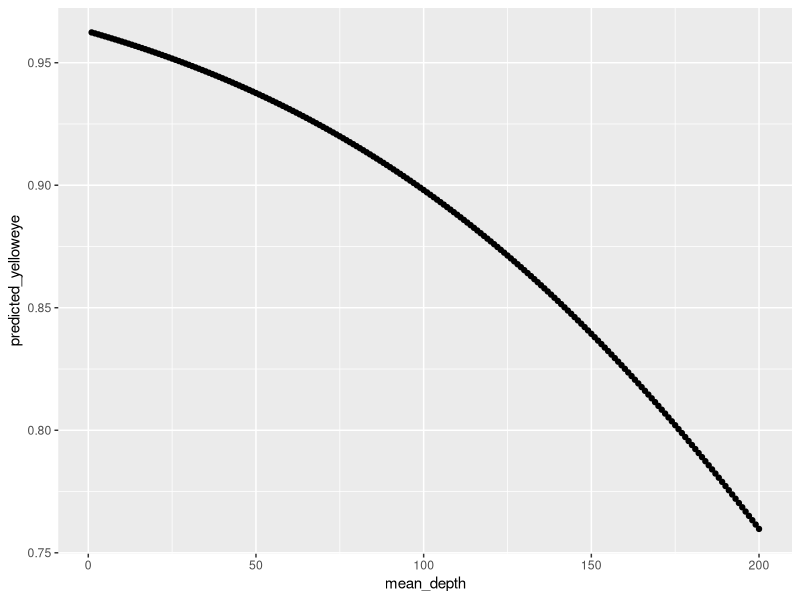
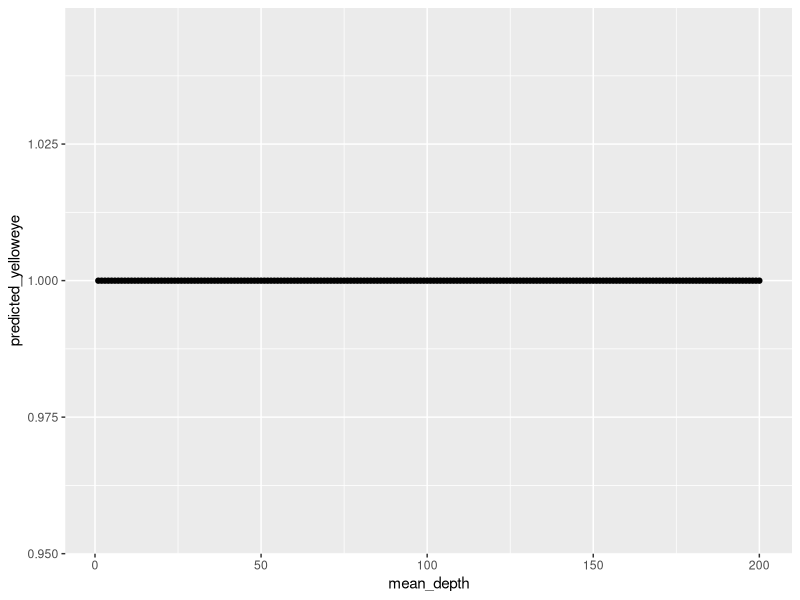
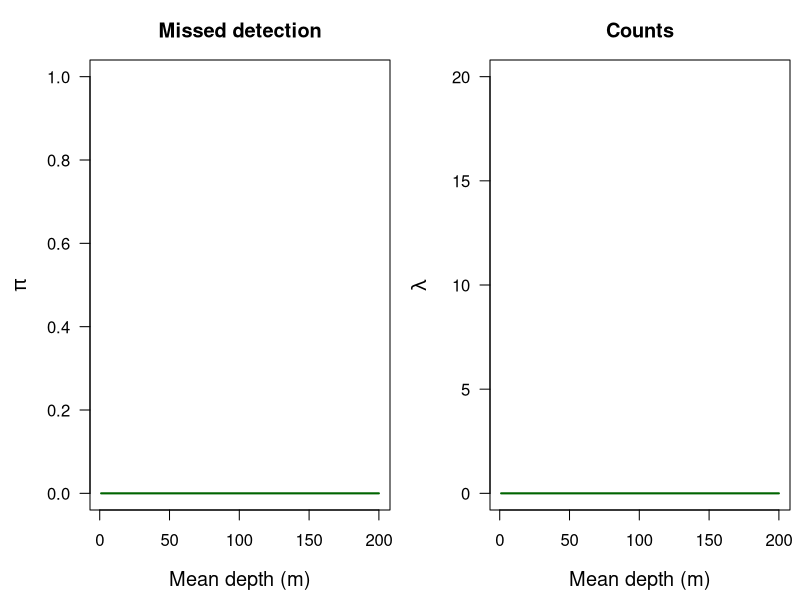
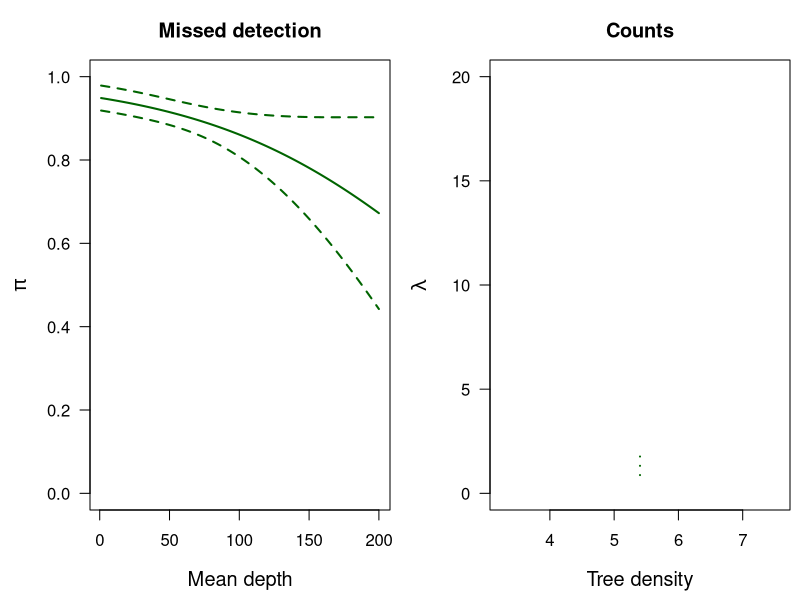
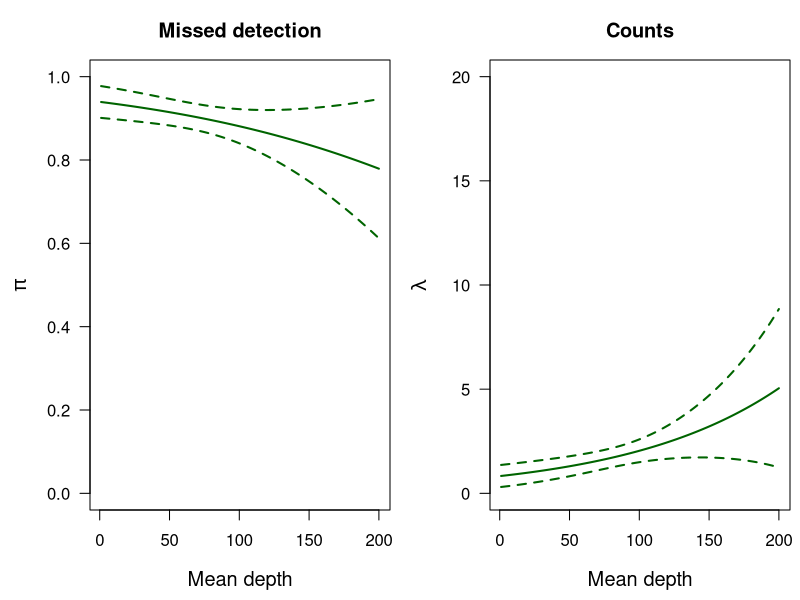
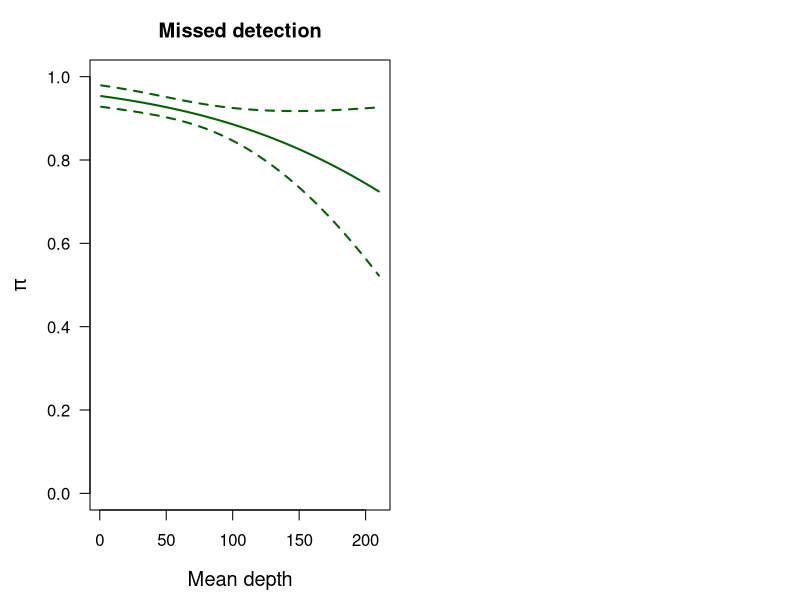
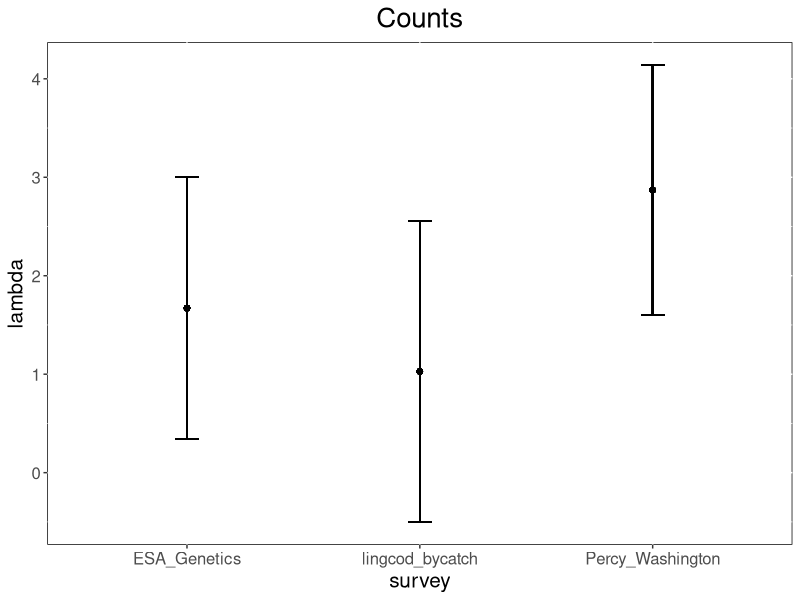

Here is the R script that generated these plots, in order:
## ---- chunk 1
library(here)
library(tidyverse)
library(pscl)
## ---- chunk 2
dat <- read.csv(here("hook_and_line_data", "CPUE_data_for_model.csv"), row.names = 1)
dat$month <- as.character(dat$month)
## ---- chunk 3
# Angler hours not as offset
yelloweye_zip_effort_depth <- zeroinfl(yelloweye_catch ~ 
                            angler_hours| 
                            # Predictors of detection
                            mean_depth, data = dat)
summary(yelloweye_zip_effort_depth)
AIC(yelloweye_zip_effort_depth)
mm <- model.matrix(yelloweye_zip_effort_depth)

# Plot predicted
newdata <- data.frame(cbind(rep(mean(dat$angler_hours), 200), c(1:200)))
colnames(newdata) <- c("angler_hours", "mean_depth")
yelloweye_predicts <- data.frame(c(1:200), predict(yelloweye_zip_effort_depth, newdata = newdata, type = "prob"))
colnames(yelloweye_predicts) <- c("mean_depth", "predicted_yelloweye")
ggplot(yelloweye_predicts, aes(x = mean_depth, y = predicted_yelloweye)) + 
  geom_point()


yelloweye_zip_effort_depth <- zeroinfl(yelloweye_catch ~ 
                              # Predictors of counts
                              offset(angler_hours) | 
                              # Predictors of detection
                              mean_depth, data = dat)

summary(yelloweye_zip_effort_depth)
model.matrix(yelloweye_zip_effort_depth)
AIC(yelloweye_zip_effort_depth)
mm <- model.matrix(yelloweye_zip_effort_depth)

# Plot predicted
newdata <- data.frame(cbind(rep(mean(dat$angler_hours), 200), c(1:200)))
colnames(newdata) <- c("angler_hours", "mean_depth")
yelloweye_predicts <- data.frame(c(1:200), predict(yelloweye_zip_effort_depth, newdata = newdata, type = "prob"))
colnames(yelloweye_predicts) <- c("mean_depth", "predicted_yelloweye")
ggplot(yelloweye_predicts, aes(x = mean_depth, y = predicted_yelloweye)) + 
  geom_point()
## ---- chunk 4
### Deer model
set.seed(514)
## sample size
nn <- 200
## parameters for detection model
gamma_0 <- 0.01
gamma_tree <- 3
## parameters for count model
beta_0 <- 1.5
beta_tree <- 1.2
## covariate
trees <- runif(nn, 0, 1)
## expectation for Pr(detect)
mu <- 1 / (1 + exp(-(gamma_0 + gamma_tree * trees)))
## missed detections (0/1)
z <- rbinom(nn, 1, mu)
## expectation for pos counts
lambda <- exp(beta_0 + beta_tree * trees) 
## pos counts
pos_count <- rpois(nn, lambda)
## observations
y <- (1 - z) * pos_count

deer_zip <- zeroinfl(y ~ trees | trees)
## model summary
summary(deer_zip)
coef(deer_zip)

coef(yelloweye_zip_effort_depth)
## ---- chunk 5
yelloweye_zip_effort_depth <- zeroinfl(yelloweye_catch ~ 
                              # Predictors of counts
                              offset(angler_hours) | 
                              # Predictors of detection
                              mean_depth, data = dat)

summary(yelloweye_zip_effort_depth)


## fitted for detection prob (pi)
newdata <- data.frame(cbind(rep(mean(dat$angler_hours), 200), c(1:200)))
colnames(newdata) <- c("angler_hours", "mean_depth")
gamma_hat_0 <- coef(yelloweye_zip_effort_depth)[2]
gamma_hat_1 <- coef(yelloweye_zip_effort_depth)[3]
pi_hat <- 1/(1+exp(-(gamma_hat_0 + gamma_hat_1 * newdata$mean_depth)))

## matrix of derivatives
derivs <- matrix(NA, nrow = nn, ncol = 3)
derivs[,1] <- derivs[,2] <- 0
derivs[,2] <- (exp(gamma_hat_0 + gamma_hat_1*newdata$mean_depth))/((exp(gamma_hat_0 + gamma_hat_1*newdata$mean_depth)+1)^2)
derivs[,3] <- (newdata$mean_depth*exp(gamma_hat_0 + gamma_hat_1*newdata$mean_depth))/((exp(gamma_hat_0 + gamma_hat_1*newdata$mean_depth)+1)^2) 
se <- sqrt( diag ( derivs %*% vcov(yelloweye_zip_effort_depth) %*% t(derivs) ))
lower <- pi_hat - se * qt(0.025, nn-2, lower.tail = FALSE)
upper <- pi_hat + se * qt(0.025, nn-2, lower.tail = FALSE)

## fitted for mean & var (lambda)
beta_hat_0 <- coef(yelloweye_zip_effort_depth)[1]
beta_hat_1 <- coef(yelloweye_zip_effort_depth)[2]
lambda_hat <- exp(beta_hat_0 + beta_hat_1*newdata$mean_depth)

## matrix of derivatives
derivs_2 <- matrix(NA, nrow = nn, ncol = 3)
derivs_2[,1] <- exp(beta_hat_0+beta_hat_1*newdata$mean_depth)
derivs_2[,2] <- newdata$mean_depth*exp(beta_hat_0+beta_hat_1*newdata$mean_depth) 
derivs_2[,3] <- 0
se_2 <- sqrt( diag ( derivs_2 %*% vcov(yelloweye_zip_effort_depth) %*% t(derivs_2) ))
lower_2 <- lambda_hat - se_2 * qt(0.025, nn-2, lower.tail = FALSE)
upper_2 <- lambda_hat + se_2 * qt(0.025, nn-2, lower.tail = FALSE)

## set plot area
par(mfrow = c(1, 2),
    mai = c(0.9, 0.9, 0.6, 0.1),
    omi = c(0, 0, 0, 0), bg = NA,
    cex.main = 1.2, cex.lab = 1.2)
## detections
plot(newdata$mean_depth, pi_hat, type = "l", las = 1, ylim = c(0, 1), lwd = 2, col = "darkgreen",
     xlab = "Mean depth (m)", ylab = expression(pi), main = "Missed detection")
lines(newdata$mean_depth, lower, lty = 2,  col = "darkgreen", lwd = 2)
lines(newdata$mean_depth, upper, lty = 2,  col = "darkgreen", lwd = 2)
## counts
plot(newdata$mean_depth, lambda_hat, type = "l", las = 1, ylim = c(0, 20), lwd = 2, col = "darkgreen",
     xlab = "Mean depth (m)", ylab = expression(lambda), main = "Counts")
lines(newdata$mean_depth, lower_2, lty = 2, col = "darkgreen", lwd = 2)
lines(newdata$mean_depth, upper_2, lty = 2, col = "darkgreen", lwd = 2)
## ---- chunk 6
yelloweye_zip_effort_depth <- zeroinfl(yelloweye_catch ~ 
                              # Predictors of counts
                              angler_hours | 
                              # Predictors of detection
                              mean_depth, data = dat)

summary(yelloweye_zip_effort_depth)

## fitted for detection prob (pi)
newdata <- data.frame(cbind(rep(mean(dat$angler_hours), 200), c(1:200)))
colnames(newdata) <- c("angler_hours", "mean_depth")
gamma_hat_0 <- coef(yelloweye_zip_effort_depth)[3]
gamma_hat_1 <- coef(yelloweye_zip_effort_depth)[4]
pi_hat <- 1/(1+exp(-(gamma_hat_0 + gamma_hat_1 * newdata$mean_depth)))

## matrix of derivatives
derivs <- matrix(NA, nrow = nn, ncol = 4)
derivs[,1] <- derivs[,2] <- 0
derivs[,3] <- (exp(gamma_hat_0 + gamma_hat_1*newdata$mean_depth))/((exp(gamma_hat_0 + gamma_hat_1*newdata$mean_depth)+1)^2)
derivs[,4] <- (newdata$mean_depth*exp(gamma_hat_0 + gamma_hat_1*newdata$mean_depth))/((exp(gamma_hat_0 + gamma_hat_1*newdata$mean_depth)+1)^2) 
se <- sqrt( diag ( derivs %*% vcov(yelloweye_zip_effort_depth) %*% t(derivs) ))
lower <- pi_hat - se * qt(0.025, nn-2, lower.tail = FALSE)
upper <- pi_hat + se * qt(0.025, nn-2, lower.tail = FALSE)

## fitted for mean & var (lambda)
beta_hat_0 <- coef(yelloweye_zip_effort_depth)[1]
beta_hat_1 <- coef(yelloweye_zip_effort_depth)[2]
lambda_hat <- exp(beta_hat_0 + beta_hat_1*newdata$angler_hours)

## matrix of derivatives
derivs_2 <- matrix(NA, nrow = nn, ncol = 4)
derivs_2[,1] <- exp(beta_hat_0+beta_hat_1*newdata$angler_hours)
derivs_2[,2] <- newdata$angler_hours*exp(beta_hat_0+beta_hat_1*newdata$angler_hours) 
derivs_2[,3] <- derivs_2[,4] <- 0
se_2 <- sqrt( diag ( derivs_2 %*% vcov(yelloweye_zip_effort_depth) %*% t(derivs_2) ))
lower_2 <- lambda_hat - se_2 * qt(0.025, nn-2, lower.tail = FALSE)
upper_2 <- lambda_hat + se_2 * qt(0.025, nn-2, lower.tail = FALSE)

## set plot area
par(mfrow = c(1, 2),
    mai = c(0.9, 0.9, 0.6, 0.1),
    omi = c(0, 0, 0, 0), bg = NA,
    cex.main = 1.2, cex.lab = 1.2)
## detections
plot(newdata$mean_depth, pi_hat, type = "l", las = 1, ylim = c(0, 1), lwd = 2, col = "darkgreen",
     xlab = "Mean depth", ylab = expression(pi), main = "Missed detection")
lines(newdata$mean_depth, lower, lty = 2,  col = "darkgreen", lwd = 2)
lines(newdata$mean_depth, upper, lty = 2,  col = "darkgreen", lwd = 2)
## counts
plot(newdata$angler_hours, lambda_hat, type = "l", las = 1, ylim = c(0, 20), lwd = 2, col = "darkgreen",
     xlab = "Tree density", ylab = expression(lambda), main = "Counts")
lines(newdata$angler_hours, lower_2, lty = 2, col = "darkgreen", lwd = 2)
lines(newdata$angler_hours, upper_2, lty = 2, col = "darkgreen", lwd = 2)
## ---- chunk 7
yelloweye_zip_effort_depth <- zeroinfl(yelloweye_catch ~ 
                              # Predictors of counts
                              mean_depth | 
                              # Predictors of detection
                              mean_depth, data = dat)

summary(yelloweye_zip_effort_depth)

## fitted for detection prob (pi)
newdata <- data.frame(cbind(rep(mean(dat$angler_hours), 200), c(1:200)))
colnames(newdata) <- c("angler_hours", "mean_depth")
gamma_hat_0 <- coef(yelloweye_zip_effort_depth)[3]
gamma_hat_1 <- coef(yelloweye_zip_effort_depth)[4]
pi_hat <- 1/(1+exp(-(gamma_hat_0 + gamma_hat_1 * newdata$mean_depth)))

## matrix of derivatives
derivs <- matrix(NA, nrow = nn, ncol = 4)
derivs[,1] <- derivs[,2] <- 0
derivs[,3] <- (exp(gamma_hat_0 + gamma_hat_1*newdata$mean_depth))/((exp(gamma_hat_0 + gamma_hat_1*newdata$mean_depth)+1)^2)
derivs[,4] <- (newdata$mean_depth*exp(gamma_hat_0 + gamma_hat_1*newdata$mean_depth))/((exp(gamma_hat_0 + gamma_hat_1*newdata$mean_depth)+1)^2) 
se <- sqrt( diag ( derivs %*% vcov(yelloweye_zip_effort_depth) %*% t(derivs) ))
lower <- pi_hat - se * qt(0.025, nn-2, lower.tail = FALSE)
upper <- pi_hat + se * qt(0.025, nn-2, lower.tail = FALSE)

## fitted for mean & var (lambda)
beta_hat_0 <- coef(yelloweye_zip_effort_depth)[1]
beta_hat_1 <- coef(yelloweye_zip_effort_depth)[2]
lambda_hat <- exp(beta_hat_0 + beta_hat_1*newdata$mean_depth)

## matrix of derivatives
derivs_2 <- matrix(NA, nrow = nn, ncol = 4)
derivs_2[,1] <- exp(beta_hat_0+beta_hat_1*newdata$mean_depth)
derivs_2[,2] <- newdata$mean_depth*exp(beta_hat_0+beta_hat_1*newdata$mean_depth) 
derivs_2[,3] <- derivs_2[,4] <- 0
se_2 <- sqrt( diag ( derivs_2 %*% vcov(yelloweye_zip_effort_depth) %*% t(derivs_2) ))
lower_2 <- lambda_hat - se_2 * qt(0.025, nn-2, lower.tail = FALSE)
upper_2 <- lambda_hat + se_2 * qt(0.025, nn-2, lower.tail = FALSE)

## set plot area
par(mfrow = c(1, 2),
    mai = c(0.9, 0.9, 0.6, 0.1),
    omi = c(0, 0, 0, 0), bg = NA,
    cex.main = 1.2, cex.lab = 1.2)
## detections
plot(newdata$mean_depth, pi_hat, type = "l", las = 1, ylim = c(0, 1), lwd = 2, col = "darkgreen",
     xlab = "Mean depth", ylab = expression(pi), main = "Missed detection")
lines(newdata$mean_depth, lower, lty = 2,  col = "darkgreen", lwd = 2)
lines(newdata$mean_depth, upper, lty = 2,  col = "darkgreen", lwd = 2)
## counts
plot(newdata$mean_depth, lambda_hat, type = "l", las = 1, ylim = c(0, 20), lwd = 2, col = "darkgreen",
     xlab = "Mean depth", ylab = expression(lambda), main = "Counts")
lines(newdata$mean_depth, lower_2, lty = 2, col = "darkgreen", lwd = 2)
lines(newdata$mean_depth, upper_2, lty = 2, col = "darkgreen", lwd = 2)
## ---- chunk 8
dat$survey <- factor(dat$survey, levels = c("Percy_Washington", "ESA_Genetics", "lingcod_bycatch"))

yelloweye_zip_survey_depth <- zeroinfl(yelloweye_catch ~ 
                              # Predictors of counts
                              survey | 
                              # Predictors of detection
                              mean_depth, data = dat)

summary(yelloweye_zip_survey_depth)

# Create df for predictions
newdata <- data.frame(cbind(rep(mean(dat$angler_hours), 210), c(1:210)))
colnames(newdata) <- c("angler_hours", "mean_depth")
survey <- factor(c("Percy_Washington", "ESA_Genetics", "lingcod_bycatch"), levels = c("Percy_Washington", "ESA_Genetics", "lingcod_bycatch" ))
newdata$survey <- rep(survey, 70)
# Add a new column to match design matrix of 0s and 1s
newdata %>% 
  mutate(., PW = ifelse(survey == "Percy_Washington", 1, 0)) %>% 
  mutate(., ESA = ifelse(survey == "ESA_Genetics", 1, 0)) %>% 
  mutate(., bycatch = ifelse(survey == "lingcod_bycatch", 1, 0)) -> newdata

## fitted for detection prob (pi)
gamma_hat_0 <- coef(yelloweye_zip_survey_depth)[4]
gamma_hat_1 <- coef(yelloweye_zip_survey_depth)[5]
pi_hat <- 1/(1+exp(-(gamma_hat_0 + gamma_hat_1 * newdata$mean_depth)))

## matrix of derivatives
nn <- 210
derivs <- matrix(NA, nrow = nn, ncol = 5)
derivs[,1] <- derivs[,2] <- derivs[,3] <- 0
derivs[,4] <- (exp(gamma_hat_0 + gamma_hat_1*newdata$mean_depth))/((exp(gamma_hat_0 + gamma_hat_1*newdata$mean_depth)+1)^2)
derivs[,5] <- (newdata$mean_depth*exp(gamma_hat_0 + gamma_hat_1*newdata$mean_depth))/((exp(gamma_hat_0 + gamma_hat_1*newdata$mean_depth)+1)^2) 
se <- sqrt( diag ( derivs %*% vcov(yelloweye_zip_survey_depth) %*% t(derivs) ))
lower <- pi_hat - se * qt(0.025, nn-2, lower.tail = FALSE)
upper <- pi_hat + se * qt(0.025, nn-2, lower.tail = FALSE)

## fitted for mean & var (lambda)
beta_hat_0 <- coef(yelloweye_zip_survey_depth)[1]
beta_hat_1 <- coef(yelloweye_zip_survey_depth)[2]
beta_hat_2 <- coef(yelloweye_zip_survey_depth)[3]
# lambda_hat <- exp(beta_hat_0 + beta_hat_1*newdata$ESA)

# Recalculate lambda_hat
newdata %>% 
  mutate(., lambda_hat = ifelse(ESA == 1, exp(beta_hat_0 + beta_hat_1),
                                ifelse(bycatch == 1, exp(beta_hat_0 + beta_hat_2),
                                       exp(beta_hat_0)))) -> newdata

## matrix of derivatives
derivs_2 <- matrix(NA, nrow = nn, ncol = 5)
derivs_2[,1] <- exp(beta_hat_0+beta_hat_1*newdata$mean_depth)
derivs_2[,2] <- newdata$mean_depth*exp(beta_hat_0+beta_hat_1*newdata$ESA) 
derivs_2[,3] <- newdata$mean_depth*exp(beta_hat_0+beta_hat_2*newdata$bycatch) 
derivs_2[,4] <- derivs_2[,5] <- 0

# Extract standard errors
count_coef <- as.data.frame(summary(yelloweye_zip_survey_depth)$coefficients$count)
rownames(count_coef) <- c("Percy_Washington", "ESA_Genetics", "lingcod_bycatch")
count_coef <- rownames_to_column(count_coef, "survey")
newdata <- left_join(newdata, count_coef, by = "survey")

# Recalculate (transform) std error
newdata %>% 
  mutate(std_error_log = exp(`Std. Error`)) -> newdata

# se_2 <- sqrt( diag ( derivs_2 %*% vcov(yelloweye_zip_survey_depth) %*% t(derivs_2) ))
# lower_2 <- lambda_hat - se_2 * qt(0.025, nn-2, lower.tail = FALSE)
# upper_2 <- lambda_hat + se_2 * qt(0.025, nn-2, lower.tail = FALSE)

## set plot area
par(mfrow = c(1, 2),
    mai = c(0.9, 0.9, 0.6, 0.1),
    omi = c(0, 0, 0, 0), bg = NA,
    cex.main = 1.2, cex.lab = 1.2)
## detections
plot(newdata$mean_depth, pi_hat, type = "l", las = 1, ylim = c(0, 1), lwd = 2, col = "darkgreen",
     xlab = "Mean depth", ylab = expression(pi), main = "Missed detection")
lines(newdata$mean_depth, lower, lty = 2,  col = "darkgreen", lwd = 2)
lines(newdata$mean_depth, upper, lty = 2,  col = "darkgreen", lwd = 2)
## counts
# plot(newdata$survey, newdata$lambda_hat, type = "l", las = 1, ylim = c(0, 20), lwd = 2, col = "darkgreen",
#      xlab = "Survey", ylab = expression(lambda), main = "Counts")
# lines(newdata$mean_depth, lower_2, lty = 2, col = "darkgreen", lwd = 2)
# lines(newdata$mean_depth, upper_2, lty = 2, col = "darkgreen", lwd = 2)
ggplot(newdata, aes(x = survey, y = lambda_hat))+
  geom_point()+
  ylab("lambda") +
  # geom_errorbar(aes(ymin = lambda_hat - `Std. Error`, ymax = lambda_hat + `Std. Error`), width = 0.1)+
  geom_errorbar(aes(ymin = lambda_hat - std_error_log, ymax = lambda_hat + std_error_log), width = 0.1)+
  theme(axis.text = element_text(size = 12),
        axis.title = element_text(size = 15),
        plot.title = element_text(size = 20, hjust = 0.5),
        panel.background = element_rect(fill = "white", color = "black"))+
  ggtitle("Counts")
